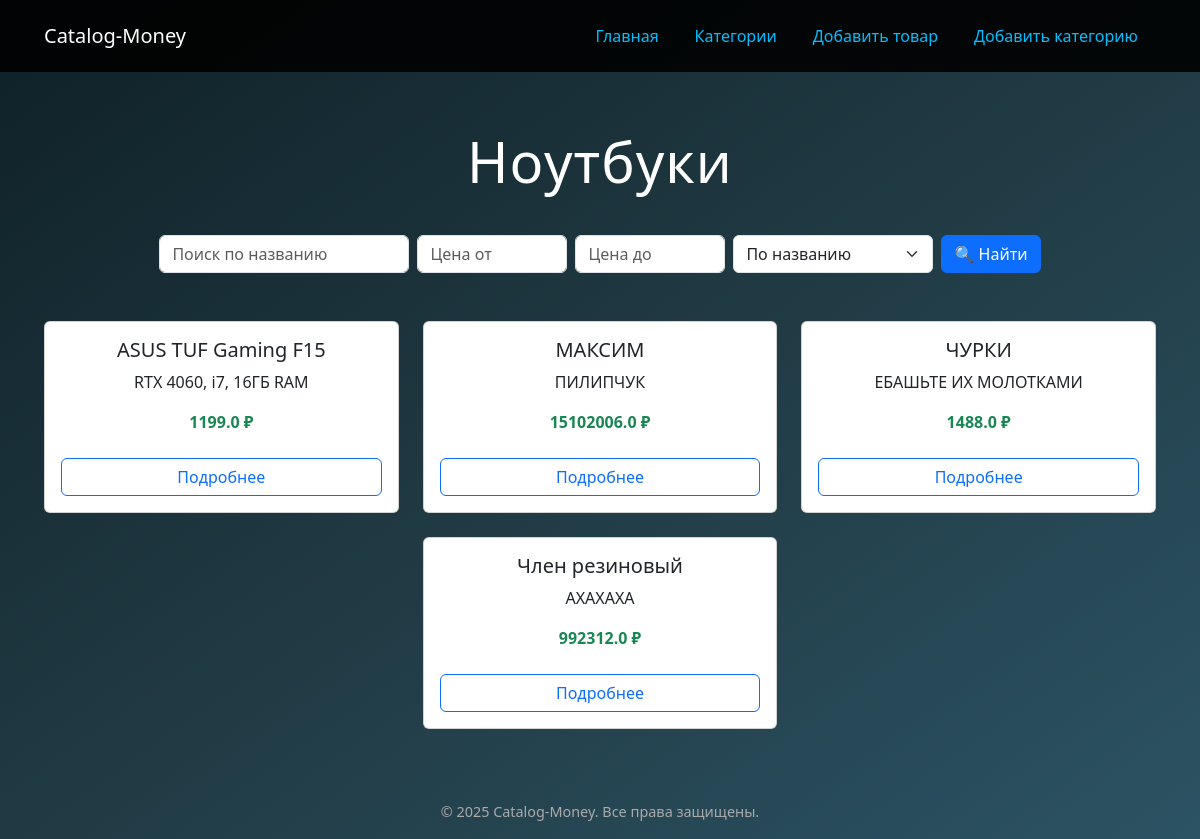
Page /category/2 on the earlier database version.
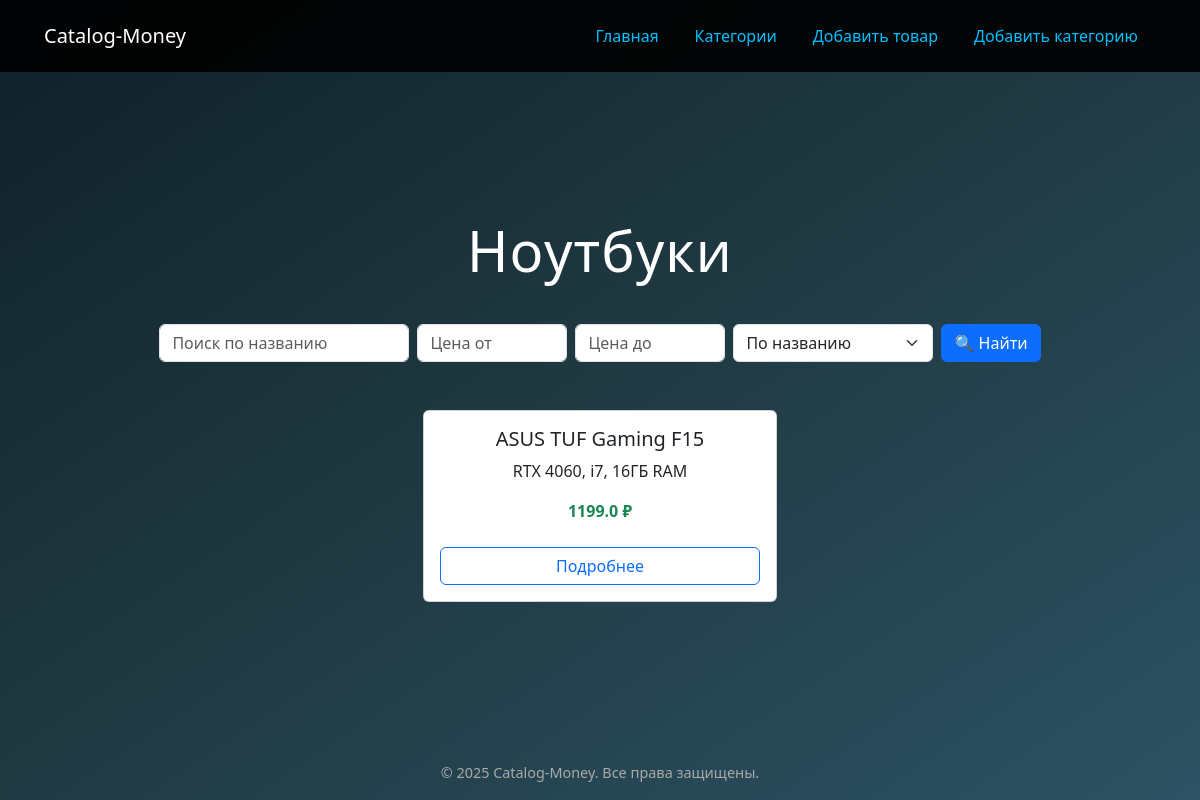
Same page on the later database version.
### app/models.py (models this page shows)
class Category(db.Model):
    id = db.Column(db.Integer, primary_key=True)
    name = db.Column(db.String(100))
    description = db.Column(db.Text)
    products = db.relationship('Product', backref='category', lazy=True)

class Product(db.Model):
    id = db.Column(db.Integer, primary_key=True)
    name = db.Column(db.String(100))
    description = db.Column(db.Text)
    price = db.Column(db.Float)
    category_id = db.Column(db.Integer, db.ForeignKey('category.id'))
    image_filename = db.Column(db.String(255))

### app/routes.py (the view)
@bp.route('/category/<int:category_id>')
def products(category_id):
    sort = request.args.get('sort', 'name')
    min_price = request.args.get('min_price')
    max_price = request.args.get('max_price')
    search_query = request.args.get('search')
    products = Product.query.filter_by(category_id=category_id)
    if min_price:
        products = products.filter(Product.price >= float(min_price))
    if max_price:
        products = products.filter(Product.price <= float(max_price))
    if search_query:
        products = products.filter(Product.name.ilike(f"%{search_query}%"))
    if sort == 'name':
        products = products.order_by(Product.name.asc())
    elif sort == 'price_asc':
        products = products.order_by(Product.price.asc())
    elif sort == 'price_desc':
        products = products.order_by(Product.price.desc())
    products = products.all()
    category = Category.query.get_or_404(category_id)
    return render_template('products.html', products=products, category=category)

### app/templates/products.html (shortened to what this page needs)
{% extends 'base.html' %}
{% block content %}
<div class="text-center mt-4">
    <h1 class="display-4">{{ category.name }}</h1>
</div>
<form method="get" class="container my-4 d-flex flex-wrap justify-content-center align-items-center gap-2 position-relative">
    <input type="text" name="search" id="search" class="form-control" placeholder="Поиск по названию" style="width: 250px;">
    <input type="number" name="min_price" class="form-control" placeholder="Цена от" style="width: 150px;">
    <input type="number" name="max_price" class="form-control" placeholder="Цена до" style="width: 150px;">
    <select name="sort" class="form-select" style="width: 200px;">
        <option value="name">По названию</option>
    </select>
    <button type="submit" class="btn btn-primary d-flex align-items-center gap-1">
        🔍 Найти
    </button>
</form>
<div class="container mt-4">
    <div class="row justify-content-center">
        {% if products %}
            {% for product in products %}
                <div class="col-md-4 mb-4 d-flex align-items-stretch">
                    <div class="card w-100">
                        <div class="card-body d-flex flex-column justify-content-between">
                            <h5 class="card-title text-center">{{ product.name }}</h5>
                            <p class="card-text text-center">{{ product.description }}</p>
                            <p class="text-success text-center fw-bold">{{ product.price }} ₽</p>
                            <a href="{{ url_for('main.product_detail', product_id=product.id) }}" class="btn btn-outline-primary mt-2">Подробнее</a>
                        </div>
                    </div>
                </div>
            {% endfor %}
        {% else %}
            <div class="text-center mt-5">
                <h4>Товары, соответствующие параметрам, не найдены.</h4>
            </div>
        {% endif %}
    </div>
</div>
{% endblock %}

### app/templates/base.html (shortened to what this page needs)
<!DOCTYPE html>
<html lang="ru">
<head>
    <link rel="stylesheet" href="https://cdn.jsdelivr.net/npm/bootstrap@5.3.1/dist/css/bootstrap.min.css">
    <link rel="stylesheet" href="https://cdnjs.cloudflare.com/ajax/libs/font-awesome/6.5.0/css/all.min.css">
</head>
<body>
    <nav class="navbar navbar-expand-lg navbar-dark">
        <div class="container-fluid">
            <a class="navbar-brand" href="/">Catalog-Money</a>
            <div class="collapse navbar-collapse">
                <ul class="navbar-nav ms-auto mb-2 mb-lg-0">
                    <li class="nav-item">
                        <a class="nav-link" href="/">Главная</a>
                    </li>
                    <li class="nav-item">
                        <a class="nav-link" href="/categories">Категории</a>
                    </li>
                    <li class="nav-item">
                        <a class="nav-link" href="/add-product">Добавить товар</a>
                    </li>
                    <li class="nav-item">
                        <a class="nav-link" href="/add-category">Добавить категорию</a>
                    </li>
                </ul>
            </div>
        </div>
    </nav>
    <div class="main-content">
        {% block content %}{% endblock %}
    </div>
    <footer>
        © 2025 Catalog-Money. Все права защищены.
    </footer>
</body>
</html>

### app/templates/base.html (style rules this page uses)
body { background: linear-gradient(to bottom right, #0f2027, #203a43, #2c5364); color: white; font-family: 'Segoe UI', Tahoma, Geneva, Verdana, sans-serif; min-height: 100vh; margin: 0; padding: 0; display: flex; flex-direction: column; }
.navbar { background-color: rgba(0, 0, 0, 0.9); padding: 1rem 2rem; }
.navbar-nav .nav-link { color: #00bfff; margin: 0 10px; transition: color 0.3s ease; }
.main-content { flex: 1; display: flex; flex-direction: column; justify-content: center; align-items: center; text-align: center; padding: 2rem; }
h1 { font-weight: 800; font-size: 3.2rem; color: white; margin-bottom: 1rem; letter-spacing: 1px; }
footer { text-align: center; padding: 1rem; font-size: 0.9rem; color: #aaa; }

Differences in the rows shown:
removed Product: name "МАКСИМ", description "ПИЛИПЧУК", price "15102006.0"
removed Product: name "ЧУРКИ", description "ЕБАШЬТЕ ИХ МОЛОТКАМИ", price "1488.0"
removed Product: name "Член резиновый", description "АХАХАХА", price "992312.0"
